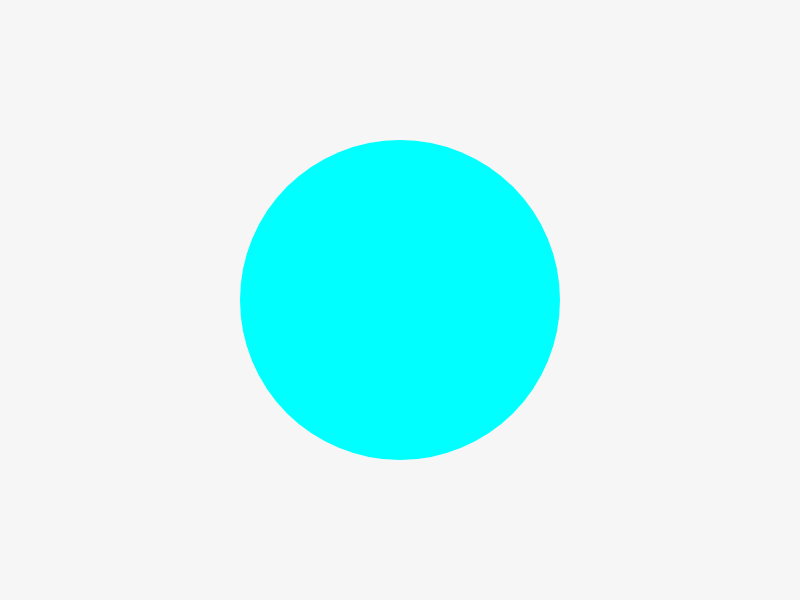
Frame 1 (no input)
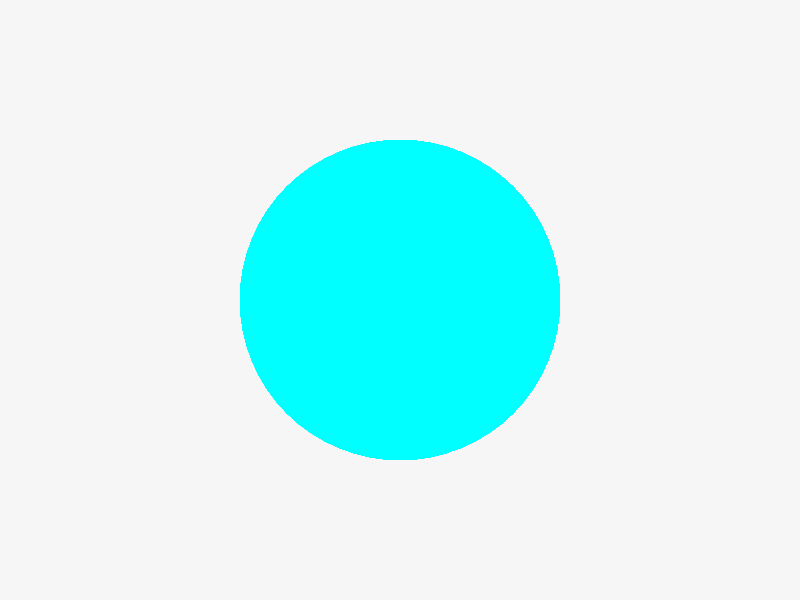
Frame 60 (no input)
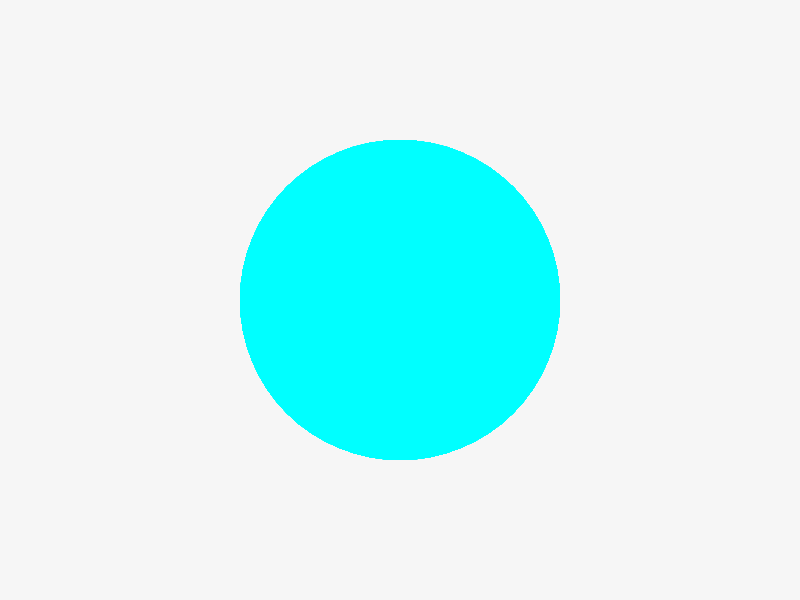
Frame 120 (the mouse pressed at the canvas centre since frame 60)

The p5.js sketch that drew these frames (run headless with seeded random() and noise() and a simulated clock; from frame 60 on, the mouse is pressed at the canvas centre):

// p5.js sketch
// ── sketch.js
function setup() {
  createCanvas(800,600);
  background(33,10);
  noStroke();
}

function draw() {
  fill(0,255,255);
  ellipse(width/2,height/2,80*4,80*4);
}
